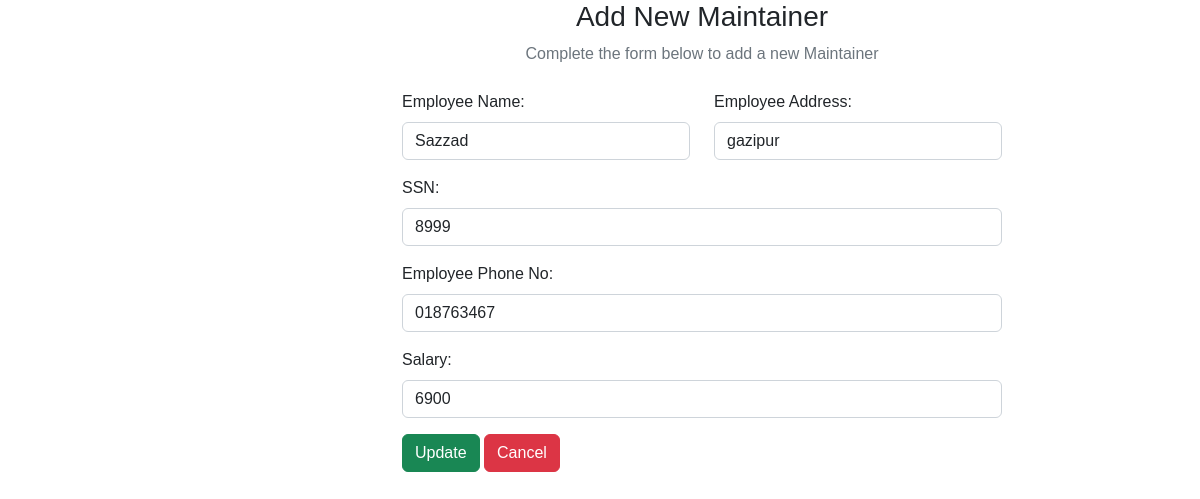
The page /Editmaintainer.php?eid=601 on the database its author committed.
### tables this page shows
CREATE TABLE `employee` (
  `eid` int(11) NOT NULL,
  `ename` varchar(30) DEFAULT NULL,
  `eaddress` varchar(30) DEFAULT NULL,
  `SSN` varchar(20) DEFAULT NULL,
  `ephone_number` varchar(20) DEFAULT NULL,
  `adname` varchar(20) NOT NULL,
  `B_no` varchar(30) DEFAULT NULL,
  `Salary` int(11) NOT NULL
);

### Editmaintainer.php (the view, shortened to what this page needs)
<?php
include "connect.php";
?>
<?php
$eid=$_GET["eid"];
$sql = "SELECT * from employee where eid=$eid" ;
$result = mysqli_query($conn, $sql);
$row = mysqli_fetch_array($result);
         ?>
<!DOCTYPE html>
<html lang="en">
<head>
    <link href="https://cdn.jsdelivr.net/npm/bootstrap@5.2.3/dist/css/bootstrap.min.css" rel="stylesheet"
>
    <link rel="stylesheet" href="https://cdnjs.cloudflare.com/ajax/libs/font-awesome/6.4.0/css/all.min.css"
 />
    <link rel="stylesheet" href="css/userstyle.css">
</head>
<body>
    <div class="row">
        <div class="col-md-2">
        </div>
        <div class="col-md-10">
            <div class="text-center mb-4">
                <h3>Add New Maintainer</h3>
                <p class="text-muted">Complete the form below to add a new Maintainer</p>
            </div>
            <div class="container d-flex justify-content-center">
                <form action="" method="post" style="width:50vw; min-width:300px;">
                    <div class="row mb-3">
                        <div class="col">
                            <label class="form-label">Employee Name:</label>
                            <input type="text" name="ename" value="<?php echo $row['ename']  ?>" class="form-control"
                                required>
                        </div>
                        <div class="col">
                            <label class="form-label">Employee Address:</label>
                            <input type="text" class="form-control" required name="eaddress"
                                value="<?php echo $row['eaddress'] ?>">
                        </div>
                    </div>
                    <div class="mb-3">
                        <label class="form-label">SSN:</label>
                        <input type="text" class="form-control" required name="SSN" value="<?php echo $row['SSN'] ?>">
                    </div>
                    <div class="mb-3">
                        <label class="form-label">Employee Phone No:</label>
                        <input type="text" class="form-control" required name="ephone_number"
                            value="<?php echo $row['ephone_number'] ?>">
                    </div>
                    <div class="mb-3">
                        <label class="form-label">Salary:</label>
                        <input type="text" class="form-control" required name="Salary"
                            value="<?php echo $row['Salary'] ?>">
                    </div>
                    <div>
                        <button type="submit" class="btn btn-success" name="submit">Update</button>
                        <a href="packages.php" class="btn btn-danger">Cancel</a>
                    </div>
                </form>
            </div>
        </div>
    </div>
</body>
</html>

### css/userstyle.css (style rules this page uses)
* { margin: 0; padding: 0; box-sizing: border-box; font-family: 'Poppins', sans-serif; }
body { min-height: 100vh; }
a { text-decoration: none; }

### rows shown on the page
employee: ename "Sazzad", eaddress "gazipur", SSN "8999", ephone_number "018763467", Salary "6900"
